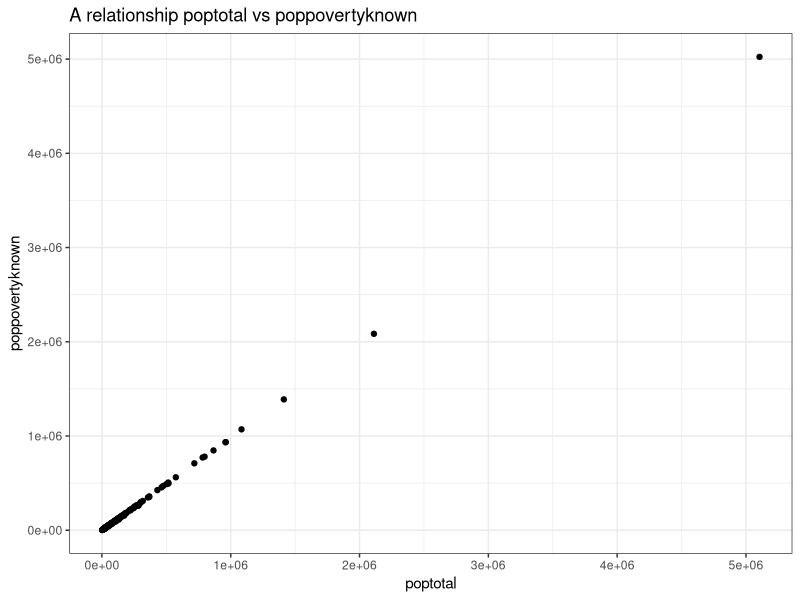
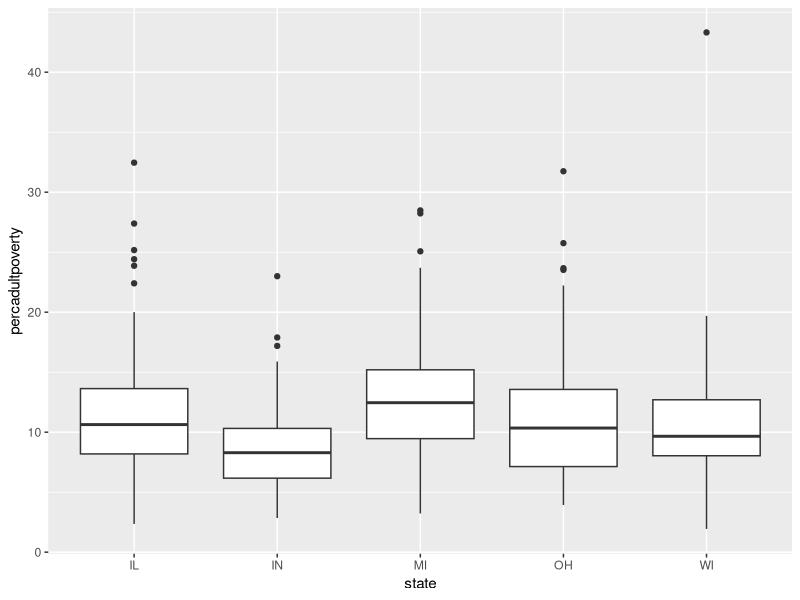
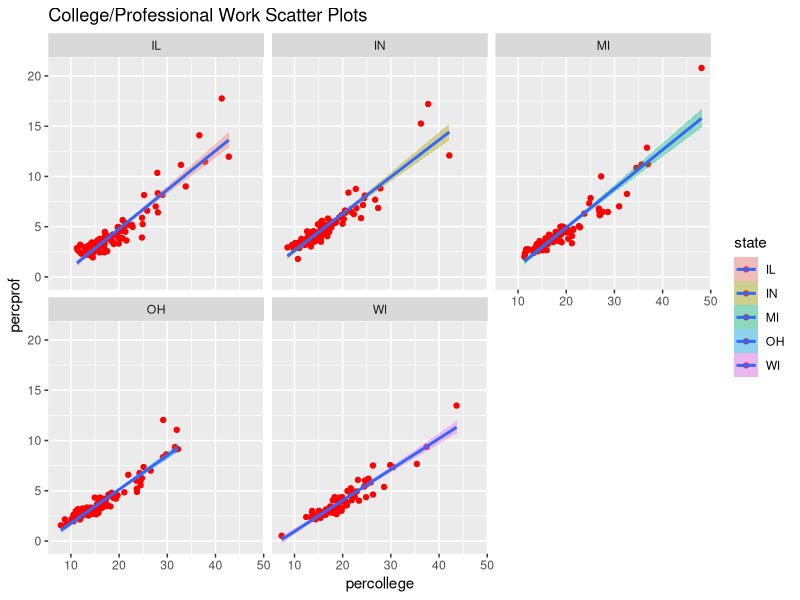
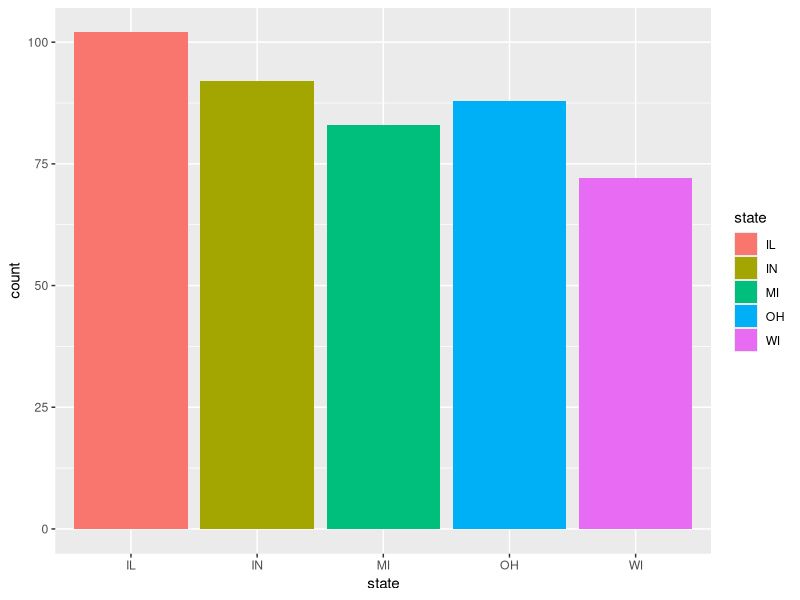
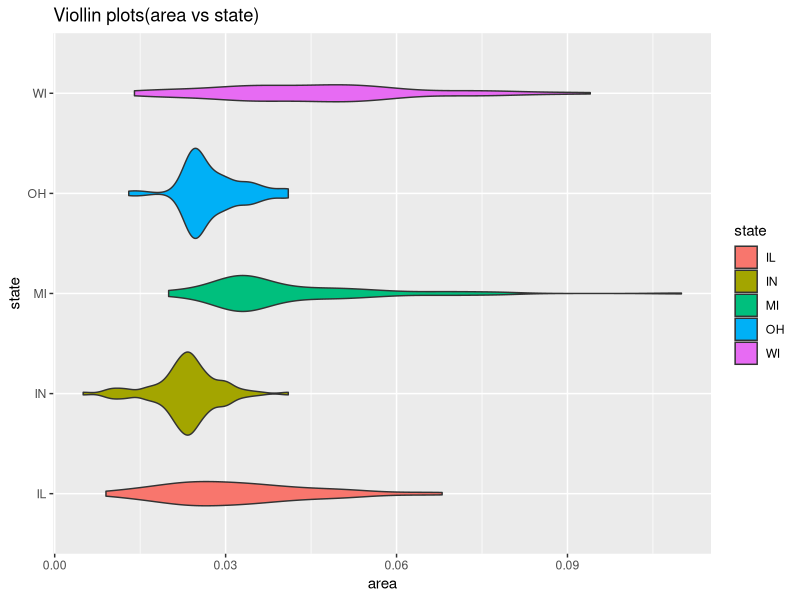

Here is the R script that generated these plots, in order:
## ---- chunk 1
library(tidyverse)
library(dplyr)
library(ggplot2)
###piping method

midwest %>%
  filter(state == "OH")

###Assignmet method
OH <-filter(midwest,state == "OH")
print(OH)
## ---- chunk 2
IN <- midwest %>%
  select(state,popwhite) %>%
  filter(state == "IN" , popwhite >= 50000 & popwhite<= 90000)
IN
## ---- chunk 3
IN20 <-midwest %>%
  select(state,county,poptotal,popamerindian,percamerindan) %>%
  filter(state == "IN")
  IN20
IN20 <-  arrange(IN20,desc(popamerindian))
head(IN20,20)
# Which county in Indiana has the highest number of Native Americans? Martion county 
## ---- chunk 4
MI <-midwest %>%
  select(state,county,poppovertyknown,percprof) %>%
  filter(state == "MI",poppovertyknown > 10000 & midwest$percprof > 10) 
  MI
## ---- chunk 5
 midwest5 <- midwest %>% 
           group_by(state) %>%
           summarize(poppovertyknown = mean(poppovertyknown)) %>%
           select(state, poppovertyknown)
 midwest5

## ---- chunk 6
ggplot(midwest,mapping = aes(x=poptotal,y= poppovertyknown))+
  geom_point()+
  labs(title = "A relationship poptotal vs poppovertyknown")+
  theme_bw()
## ---- chunk 7
ggplot(data = midwest, mapping = aes(x = state, y = percadultpoverty)) +
  geom_boxplot()
## ---- chunk 8
ggplot(midwest,mapping = aes(x=percollege,y=percprof,fill=state))+
  geom_point(color="red")+
  geom_smooth(method = lm)+
  facet_wrap(~state, ncol = 3)+
  labs(title = "College/Professional Work Scatter Plots")
## ---- chunk 9
ggplot(midwest, aes(x = state,fill=state)) +
  geom_bar() 
# Which state has the highest count?  Illinois(IL)has the highest counts
## ---- chunk 10
#### Volume of a given cylinder
cylinderV <- function(pi,r,h){
  V <- pi*r^2*h
  return(V)
}
cylinderV(pi,5,10)
####Surface Area of a given cylinder
cylinderSA <- function(pi,r,h){
  SA=2*(pi*(r*h)+pi*r^2)
  return(SA)
}
cylinderSA(pi,5,10)
## ---- chunk 11
library(tidyverse)
  midwest %>%
           mutate(state = recode(state, WI = "Wisconsin")) -> midwest_wi1
         
         midwestWI <- midwest_wi1 %>%
           mutate(Ratio = popadults/poptotal, percent = (popadults/poptotal)*100) %>%
           filter(state == "Wisconsin") %>%
           select(state, county, poptotal, popadults, Ratio, percent)
         head(midwestWI,25)
## ---- chunk 12
 ggplot(midwest,mapping = aes(x=area,y= state,fill=state))+
    geom_violin()+
    labs(title = "Viollin plots(area vs state)")
